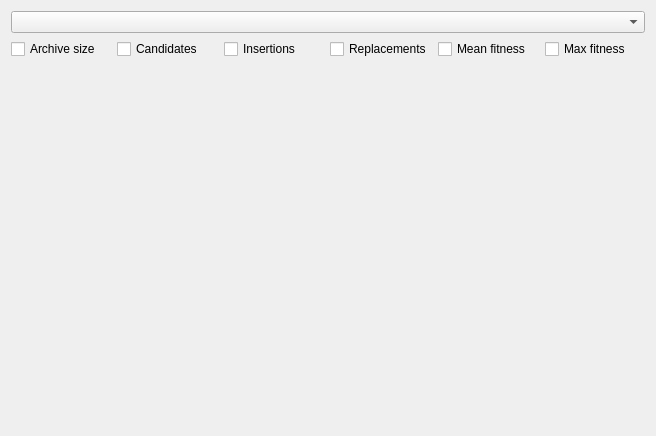
<?xml version="1.0" encoding="UTF-8"?>
<ui version="4.0">
 <class>WavegenProgressPlotter</class>
 <widget class="QWidget" name="WavegenProgressPlotter">
  <property name="geometry">
   <rect>
    <x>0</x>
    <y>0</y>
    <width>656</width>
    <height>436</height>
   </rect>
  </property>
  <property name="windowTitle">
   <string>Form</string>
  </property>
  <layout class="QGridLayout" name="gridLayout">
   <item row="1" column="0">
    <widget class="QCheckBox" name="nElites">
     <property name="text">
      <string>Archive size</string>
     </property>
    </widget>
   </item>
   <item row="1" column="1">
    <widget class="QCheckBox" name="nCandidates">
     <property name="text">
      <string>Candidates</string>
     </property>
    </widget>
   </item>
   <item row="1" column="4">
    <widget class="QCheckBox" name="meanFitness">
     <property name="text">
      <string>Mean fitness</string>
     </property>
    </widget>
   </item>
   <item row="2" column="0" colspan="6">
    <widget class="QCustomPlot" name="plot" native="true"/>
   </item>
   <item row="1" column="2">
    <widget class="QCheckBox" name="nInsertions">
     <property name="text">
      <string>Insertions</string>
     </property>
    </widget>
   </item>
   <item row="1" column="5">
    <widget class="QCheckBox" name="maxFitness">
     <property name="text">
      <string>Max fitness</string>
     </property>
    </widget>
   </item>
   <item row="1" column="3">
    <widget class="QCheckBox" name="nReplacements">
     <property name="text">
      <string>Replacements</string>
     </property>
    </widget>
   </item>
   <item row="0" column="0" colspan="6">
    <widget class="QComboBox" name="archive"/>
   </item>
  </layout>
 </widget>
 <customwidgets>
  <customwidget>
   <class>QCustomPlot</class>
   <extends>QWidget</extends>
   <header>qcustomplot.h</header>
   <container>1</container>
  </customwidget>
 </customwidgets>
 <resources/>
 <connections/>
</ui>
